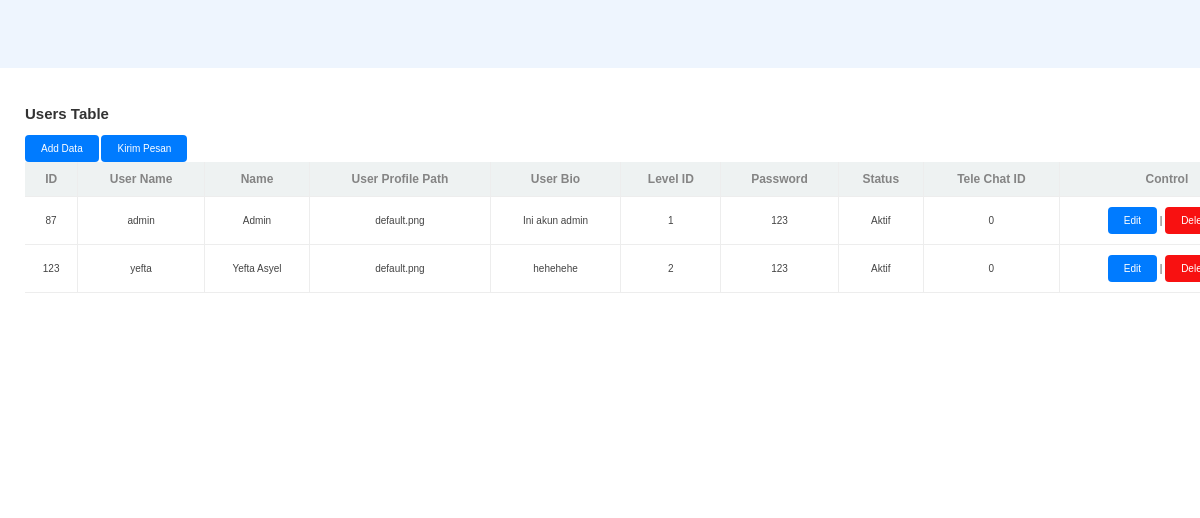
The page /pages/admin_panel.php (signed in, lower part) on the database as committed earlier.
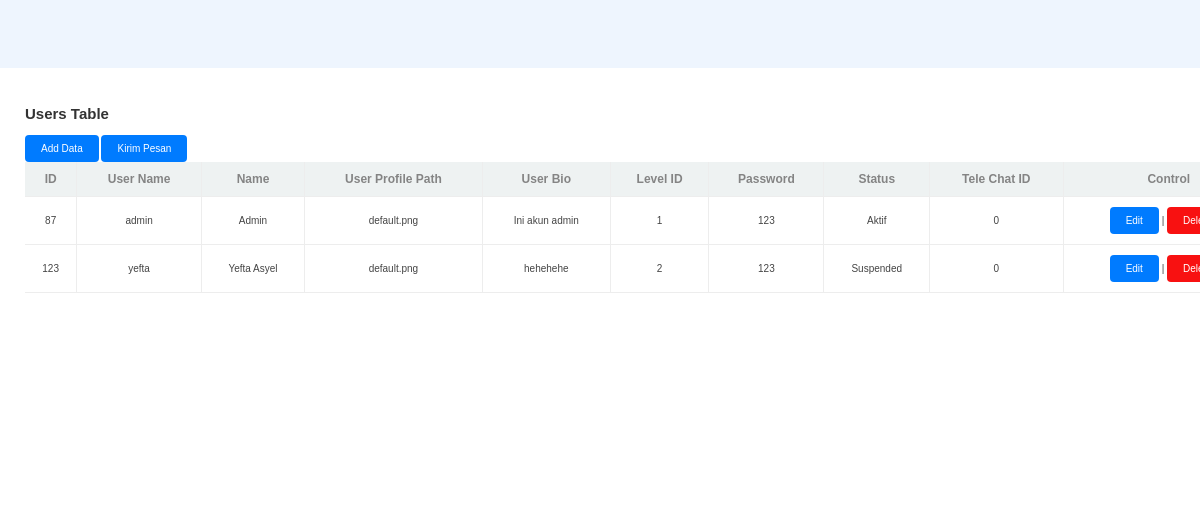
The same page on the database as committed later.
### tables this page shows
CREATE TABLE `users` (
  `user_id` int(11) NOT NULL,
  `user_name` varchar(30) DEFAULT NULL,
  `name` varchar(50) DEFAULT NULL,
  `user_profile_path` varchar(200) DEFAULT NULL,
  `user_bio` varchar(300) DEFAULT NULL,
  `level_id` int(11) DEFAULT NULL,
  `password` varchar(20) NOT NULL,
  `status` varchar(10) NOT NULL,
  `create_in` timestamp NOT NULL DEFAULT current_timestamp(),
  `delete_in` timestamp NOT NULL DEFAULT (current_timestamp() + interval 3 minute),
  `tele_chat_id` varchar(11) DEFAULT NULL
);

### pages/admin_panel.php (the view, shortened to what this page needs)
<?php
include '../koneksi.php';
$queryUsers = "SELECT * FROM users";
$resultUsers = mysqli_query($koneksi, $queryUsers);
if(isset($_SESSION['level_id'])) {
    if($_SESSION['level_id'] == 1) {
?>
<!DOCTYPE html>
<html>
<head>
    <link rel="stylesheet" type="text/css" href="../styles/alert.css">
    <link rel="stylesheet" type="text/css" href="../styles/modal.css">
    <link rel="stylesheet" type="text/css" href="../styles/admin_panel.css">
    <link flex href="https://unpkg.com/boxicons@2.1.4/css/boxicons.min.css" rel="stylesheet" />
</head>
<body>
    <br><br><br><br><br>
    <div class="container">
        <div id="usersSection" class="table-container">
            <h2>Users Table</h2>
            <a href="crud/add_data.php?page=users" class="btn">Add Data</a>
            <a href="crud/add_data.php?page=notification" class="btn">Kirim Pesan</a>
            <table id="usersTable" style="width:100%;border-collapse:collapse;">
                <?php
                if (mysqli_num_rows($resultUsers) > 0) {
                    echo "<tr class='GridViewScrollHeader'>";
                    echo "<th>ID</th><th>User Name</th><th>Name</th><th>User Profile Path</th><th>User Bio</th><th>Level ID</th><th>Password</th><th>Status</th><th>Tele Chat ID</th><th>Control</th></tr>";
                    while($rowUser = mysqli_fetch_assoc($resultUsers)) {
                        echo "<tr class='GridViewScrollItem'>";
                        echo "<td>".$rowUser['user_id']."</td>";
                        echo "<td>".$rowUser['user_name']."</td>";
                        echo "<td>".$rowUser['name']."</td>";
                        echo "<td>".$rowUser['user_profile_path']."</td>";
                        echo "<td>".$rowUser['user_bio']."</td>";
                        echo "<td>".$rowUser['level_id']."</td>";
                        echo "<td>".$rowUser['password']."</td>";
                        echo "<td>".$rowUser['status']."</td>";
                        echo "<td>".$rowUser['tele_chat_id']."</td>";
                        echo "<td><a href='crud/edit_data.php?page=users&id=".$rowUser['user_id']."' class='btn'>Edit</a> | <a class='deleteBtn' data-id='".$rowUser['user_id']."' data-page='users'>Delete</a></td>";
                    }
                } else {
                    echo "<tr><td colspan='10'>Data tidak ditemukan</td></tr>";
                }
                ?>
            </table>
        </div>
    </div>
</body>
</html>
<?php
} else {
    header('Location:error/deniedpage.php');
}
}else{
    header('Location:../index.php?pesan=needlogin');
}
?>

Rows that differ between the two databases and show on the page:
changed users "yefta": status "Aktif" → "Suspended"
